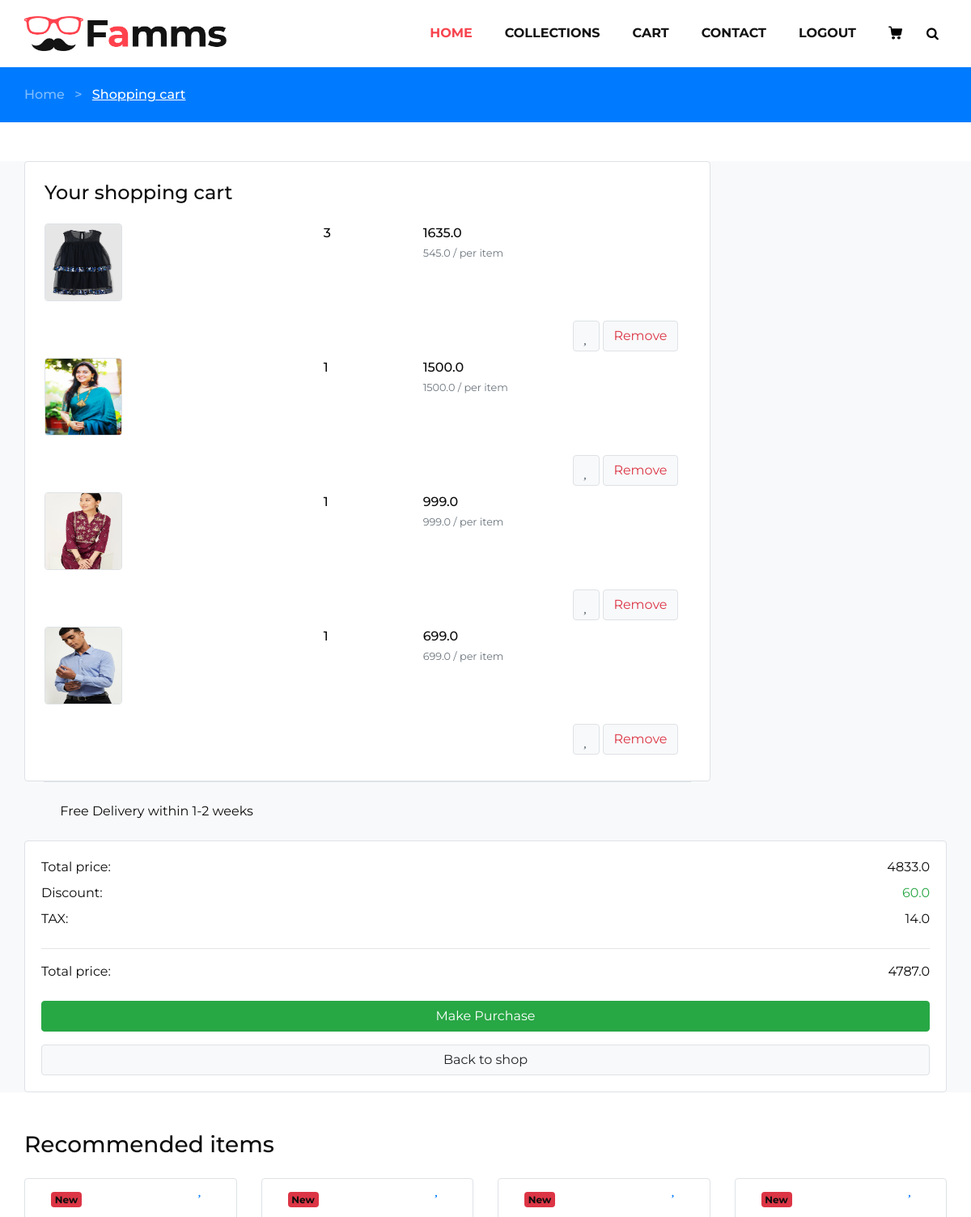
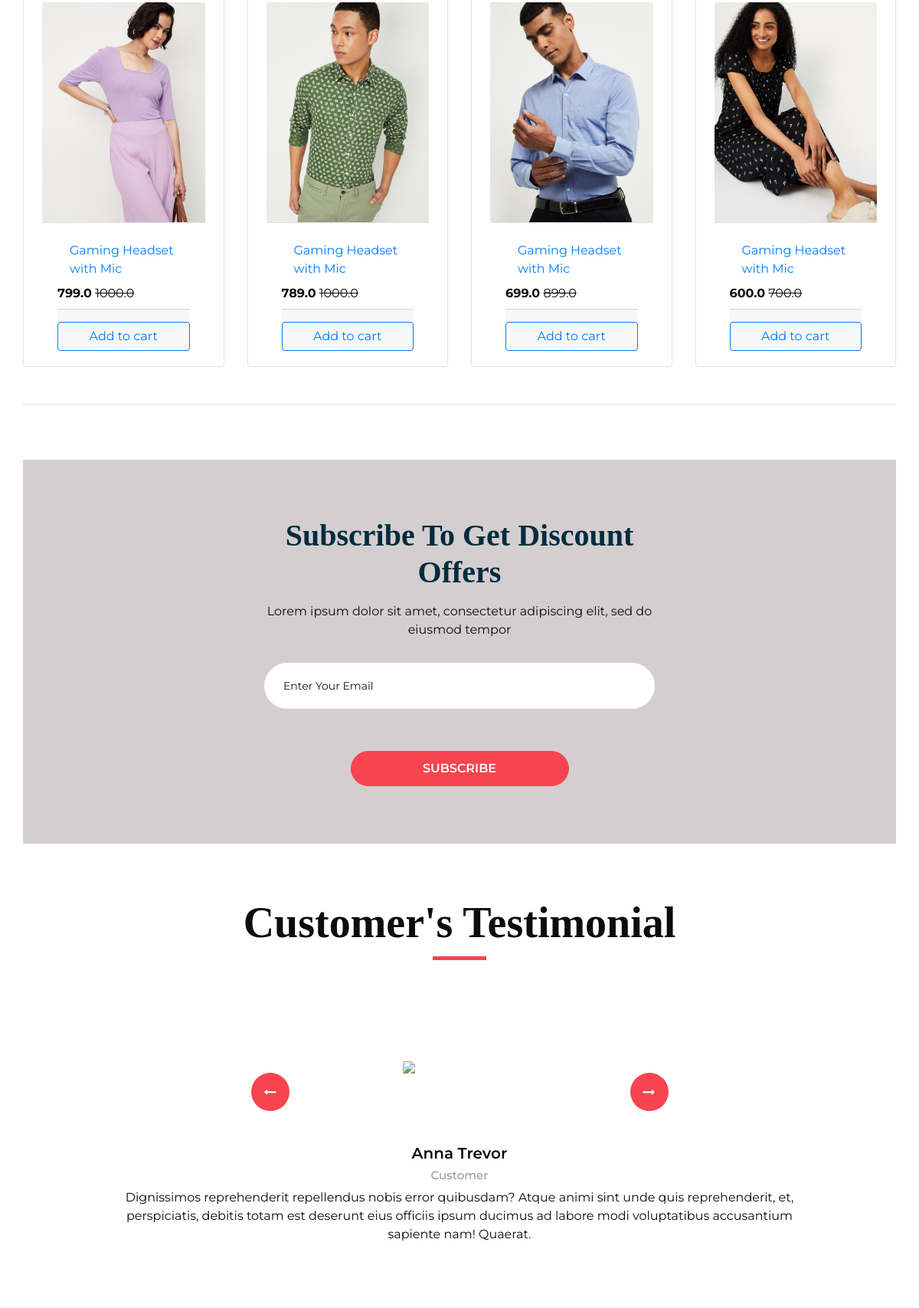
The app's page /cart/ (signed in, upper part) with its own data (2 pictures, top to bottom).
### home/models.py (models this page shows, shortened)
class Product(models.Model):
    category = models.ForeignKey(Category,on_delete=models.CASCADE)
    slug = models.CharField(max_length=50, null = False, blank = False)
    name = models.CharField(max_length=100,null=False,blank = False)
    product_image =models.ImageField(upload_to="category_img",null =False,blank=False)
    description = models.CharField(max_length=500,null=False,blank = False)
    quantity = models.IntegerField(null=False,blank=False)
    original_price =models.FloatField(null=False,blank=False)
    selling_price = models.FloatField(null=False,blank=False)
    status = models.IntegerField(default=False,help_text="0=default, 1=hidden")
    trending = models.BooleanField(default=False,help_text="0=default, 1=hidden")

### home/views.py (the view)
# urls.py: path('cart/', views.cart, name='cart'),
@login_required
def cart(request):
    cart_items = Cart.objects.filter(user=request.user)
    total_price = 0
    cart_details = []
    for item in cart_items:
        item_total_price = item.quantity * item.product.selling_price
        total_price += item_total_price
        cart_details.append({
            'product_id': item.product.id,
            'cart_item_id': item.id,
            'product_name': item.product.name,
            'selling_price': item.product.selling_price,
            'product_img': item.product.product_image,
            'quantity': item.quantity,
            'price_per_piece': item.product.selling_price,
            'total_price': item_total_price,
        })
    discount = 60.00
    discounted_total_price = max(0, total_price - discount)
    tax = 14.00
    total_with_tax = discounted_total_price + tax
    recommended_items = Product.objects.filter(trending=True)[:4]
    summary = {
        'total_price': total_price,
        'discounted_total_price': discounted_total_price,
        'discount': discount,
        'tax': tax,
        'total_with_tax': total_with_tax,
    }
    context = {
        'cart_details': cart_details,
        'recommended_items': recommended_items,
        'summary': summary,
    }
    return render(request, "cart.html", context)

### home/templates/cart.html (shortened to what this page needs)
{% extends 'layouts/submain.html' %}
{% load static %}
{%block body%}
<div class="bg-primary">
    <div class="container py-4">
      <nav class="d-flex">
        <h6 class="mb-0">
          <a href="" class="text-white-50">Home</a>
          <span class="text-white-50 mx-2"> > </span>
          <a href="" class="text-white"><u>Shopping cart</u></a>
        </h6>
      </nav>
    </div>
  </div>
<section class="bg-light my-5">
  <div class="container">
    <div class="row">
      <div class="col-lg-9">
        <div class="card border shadow-0">
            <div class="m-4">
                <h4 class="card-title mb-4">Your shopping cart</h4>
                {% for cart_item in cart_details %}
                    <div class="row gy-3 mb-4">
                        <div class="col-lg-5">
                            <div class="me-lg-5">
                                <div class="d-flex">
                                    <img src="{{ cart_item.product_img.url }}" class="border rounded me-3" style="width: 96px; height: 96px;" />
                                    <div class="">
                                        <a href="#" class="nav-link">{{ cart_item.product.name }}</a>
                                    </div>
                                </div>
                            </div>
                        </div>
                        <div class="col-lg-2 col-sm-6 col-6 d-flex flex-row flex-lg-column flex-xl-row text-nowrap">
                            <div class="">
                                <text class="h6">{{ cart_item.quantity }}</text> <br />
                            </div>
                        </div>
                            <div class="">
                                <text class="h6">{{ cart_item.total_price }}</text> <br />
                                <small class="text-muted text-nowrap"> {{ cart_item.selling_price }} / per item</small>
                            </div>
                        </div>
                        <div class="col-lg col-sm-6 d-flex justify-content-sm-center justify-content-md-start justify-content-lg-center justify-content-xl-end mb-2">
                            <div class="float-md-end">
                                <a href="#!" class="btn btn-light border px-2 icon-hover-primary"><i class="fas fa-heart fa-lg px-1 text-secondary"></i></a>
                                <a href="{% url 'remove_from_cart' cart_item.product_id %}" class="btn btn-light border text-danger icon-hover-danger"> Remove</a>
                            </div>
                        </div>
                {% endfor %}
                    </div>
            </div>
          <div class="border-top pt-4 mx-4 mb-4">
            <p><i class="fas fa-truck text-muted fa-lg"></i> Free Delivery within 1-2 weeks</p>
          </div>
        </div>
      </div>
        <div class="card shadow-0 border">
          <div class="card-body">
            <div class="d-flex justify-content-between">
              <p class="mb-2">Total price:</p>
              <p class="mb-2">{{ summary.total_price }}</p>
            </div>
            <div class="d-flex justify-content-between">
              <p class="mb-2">Discount:</p>
              <p class="mb-2 text-success">{{ summary.discount }}</p>
            </div>
            <div class="d-flex justify-content-between">
              <p class="mb-2">TAX:</p>
              <p class="mb-2">{{ summary.tax }}</p>
            </div>
            <hr />
            <div class="d-flex justify-content-between">
              <p class="mb-2">Total price:</p>
              <p class="mb-2 fw-bold">{{ summary.total_with_tax }}</p>
            </div>
            <div class="mt-3">
              <a href="#" class="btn btn-success w-100 shadow-0 mb-2"> Make Purchase </a>
              <a href="{%url 'home'%}" class="btn btn-light w-100 border mt-2"> Back to shop </a>
            </div>
          </div>
        </div>
      </div>
</section>
<section>
  <div class="container my-5">
    <header class="mb-4">
      <h3>Recommended items</h3>
    </header>
    <div class="row">
      {% for recommended_item in recommended_items %}
      <div class="col-lg-3 col-md-6 col-sm-6">
        <div class="card px-4 border shadow-0 mb-4 mb-lg-0">
          <div class="mask px-2" style="height: 50px;">
            <div class="d-flex justify-content-between">
              <h6><span class="badge bg-danger pt-1 mt-3 ms-2">New</span></h6>
              <a href="#"><i class="fas fa-heart text-primary fa-lg float-end pt-3 m-2"></i></a>
            </div>
          </div>
          <a href="#" class="">
            <img src="{{ recommended_item.product_image.url }}" class="card-img-top rounded-2" />
          </a>
          <div class="card-body d-flex flex-column pt-3 border-top">
            <a href="#" class="nav-link">Gaming Headset with Mic</a>
            <div class="price-wrap mb-2">
              <strong class="">{{ recommended_item.selling_price }}</strong>
              <del class="">{{ recommended_item.original_price }}</del>
            </div>
            <div class="card-footer d-flex align-items-end pt-3 px-0 pb-0 mt-auto">
              <a href="#" class="btn btn-outline-primary w-100">Add to cart</a>
            </div>
          </div>
        </div>
      </div>
      {% endfor %}
    </div>
  </div>
</section>
  <div class="">
    <div class="container">
      <div class="d-flex justify-content-between py-4 border-top">
        <div>
          <i class="fab fa-lg fa-cc-visa text-white"></i>
          <i class="fab fa-lg fa-cc-amex text-white"></i>
          <i class="fab fa-lg fa-cc-mastercard text-white"></i>
          <i class="fab fa-lg fa-cc-paypal text-white"></i>
        </div>
        <div class="dropdown dropup">
          <a class="dropdown-toggle text-white" href="#" id="Dropdown" role="button" data-mdb-toggle="dropdown" aria-expanded="false"> English </a>
        </div>
      </div>
      {%endblock%}

### home/static/css/style.css (style rules this page uses)
* { box-sizing: border-box; }
body { font-family: 'Montserrat', sans-serif; color: #0c0c0c; background-color: #ffffff; overflow-x: hidden; }
a, a:hover, a:focus { text-decoration: none; }
.btn, .btn:focus { outline: none !important; -webkit-box-shadow: none; box-shadow: none; }

### home/static/css/responsive.css (style rules this page uses)
@media (min-width: 1200px) { .container { max-width: 1170px; } }

### records on screen
Product: selling_price "545.0"
Product: selling_price "1500.0"
Product: selling_price "999.0"
Product: selling_price "699.0", product_image (picture), selling_price "699.0", original_price "899.0"
Product: product_image (picture), selling_price "799.0", original_price "1000.0"
Product: product_image (picture), selling_price "789.0", original_price "1000.0"
Product: product_image (picture), selling_price "600.0", original_price "700.0"

### other values on screen
{{ cart_item.quantity }} "3" "1" "1" "1"
{{ cart_item.total_price }} "1635.0" "1500.0" "999.0" "699.0"
{{ summary.total_price }} "4833.0"
{{ summary.discount }} "60.0"
{{ summary.tax }} "14.0"
{{ summary.total_with_tax }} "4787.0"
